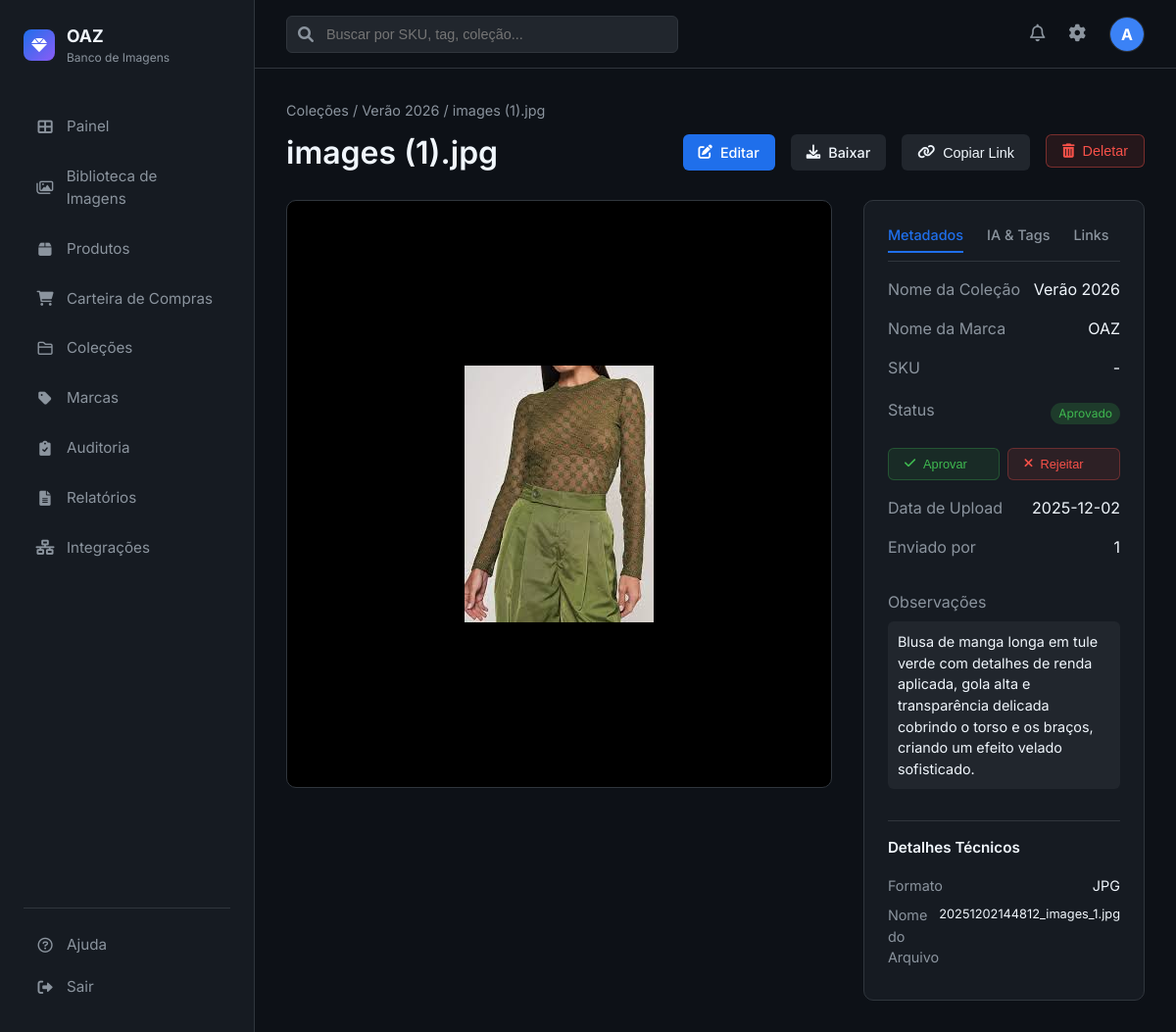
/image/4 (signed in), run on the app's committed database.
### app.py (models this page shows, shortened)
class User(UserMixin, db.Model):
    id = db.Column(db.Integer, primary_key=True)
    username = db.Column(db.String(80), unique=True, nullable=False)
    email = db.Column(db.String(120), unique=True, nullable=False)
    password_hash = db.Column(db.String(128))

class Collection(db.Model):
    id = db.Column(db.Integer, primary_key=True)
    name = db.Column(db.String(100), nullable=False)
    description = db.Column(db.Text)
    season = db.Column(db.String(50))  # Estação: Primavera/Verão, Outono/Inverno
    year = db.Column(db.Integer)  # Ano da coleção
    campanha = db.Column(db.String(100))  # Nome da campanha
    created_at = db.Column(db.DateTime, default=datetime.utcnow)
    images = db.relationship('Image', backref='collection', lazy=True)

class Image(db.Model):
    id = db.Column(db.Integer, primary_key=True)
    filename = db.Column(db.String(255), nullable=False)
    original_name = db.Column(db.String(255), nullable=False)
    storage_path = db.Column(db.String(500))  # Path in Object Storage (e.g., /bucket/images/file.jpg)
    description = db.Column(db.Text)
    sku = db.Column(db.String(50))
    brand_id = db.Column(db.Integer, db.ForeignKey('brand.id'))
    status = db.Column(db.String(20), default='Pendente')
    upload_date = db.Column(db.DateTime, default=datetime.utcnow)
    shooting_date = db.Column(db.Date)
    photographer = db.Column(db.String(100))
    unique_code = db.Column(db.String(50), unique=True)
    collection_id = db.Column(db.Integer, db.ForeignKey('collection.id'))
    uploader_id = db.Column(db.Integer, db.ForeignKey('user.id'))
    tags = db.Column(db.Text)
    ai_item_type = db.Column(db.String(100))
    ai_color = db.Column(db.String(50))
    ai_material = db.Column(db.String(100))
    ai_pattern = db.Column(db.String(50))
    ai_style = db.Column(db.String(50))
    items = db.relationship('ImageItem', backref='image', lazy=True, cascade='all, delete-orphan')
    @property
    def image_url(self):
        if self.storage_path:
            return self.storage_path
        return f"/static/uploads/{self.filename}"

class Brand(db.Model):
    id = db.Column(db.Integer, primary_key=True)
    name = db.Column(db.String(100), nullable=False, unique=True)
    description = db.Column(db.Text)
    created_at = db.Column(db.DateTime, default=datetime.utcnow)
    images = db.relationship('Image', backref='brand_ref', lazy=True)

### app.py (the view)
@app.route('/image/<int:id>')
@login_required
def image_detail(id):
    image = Image.query.get_or_404(id)
    try:
        image.tag_list = json.loads(image.tags) if image.tags else []
    except:
        image.tag_list = []
    for item in image.items:
        try:
            item.tag_list = json.loads(item.tags) if item.tags else []
        except:
            item.tag_list = []
    return render_template('images/detail.html', image=image)

### templates/images/detail.html (shortened to what this page needs)
{% extends "base.html" %}
{% block content %}
<div style="margin-bottom: 1.5rem;">
    <div style="font-size: 0.9rem; color: var(--text-secondary); margin-bottom: 0.5rem;">
        Coleções / {{ image.collection.name if image.collection else 'Sem Categoria' }} / {{ image.original_name }}
    </div>
    <div style="display: flex; justify-content: space-between; align-items: center;">
        <h1>{{ image.original_name }}</h1>
        <div style="display: flex; gap: 1rem;">
            <a href="{{ url_for('edit_image', id=image.id) }}" class="btn" style="background: var(--accent-blue); color: white;">
                <i class="fas fa-edit"></i> Editar
            </a>
            <a href="{{ image.image_url }}" download class="btn" style="background: var(--bg-tertiary); color: var(--text-primary);">
                <i class="fas fa-download"></i> Baixar
            </a>
            <button onclick="copyToClipboard('direct-url')" class="btn" style="background: var(--bg-tertiary); color: var(--text-primary);">
                <i class="fas fa-link"></i> Copiar Link
            </button>
            <form action="{{ url_for('delete_image', id=image.id) }}" method="POST" style="display: inline;"
                onsubmit="return confirm('Tem certeza que deseja deletar esta imagem? Esta ação não pode ser desfeita.');">
                <button type="submit" class="btn"
                    style="background: rgba(248, 81, 73, 0.1); color: #f85149; border: 1px solid rgba(248, 81, 73, 0.4);">
                    <i class="fas fa-trash-alt"></i> Deletar
                </button>
            </form>
        </div>
    </div>
</div>
<div style="display: grid; grid-template-columns: 2fr 1fr; gap: 2rem;">
    <div class="stat-card"
        style="padding: 0; overflow: hidden; display: flex; align-items: center; justify-content: center; background: black; height: 600px;">
        <img src="{{ image.image_url }}"
            style="max-width: 100%; max-height: 100%; object-fit: contain;">
    </div>
    <div class="stat-card">
        <div style="border-bottom: 1px solid var(--border-color); margin-bottom: 1rem; padding-bottom: 0.5rem;">
            <div style="display: flex; gap: 1.5rem; font-size: 0.9rem; font-weight: 500;">
                <span id="tab-metadata" class="tab-button active-tab"
                    style="cursor: pointer; padding-bottom: 6px; transition: all 0.3s; color: var(--accent-blue); border-bottom: 2px solid var(--accent-blue);"
                    onclick="switchTab('metadata')">Metadados</span>
                <span id="tab-ai" class="tab-button"
                    style="cursor: pointer; padding-bottom: 6px; transition: all 0.3s; color: var(--text-secondary); border-bottom: 2px solid transparent;"
                    onclick="switchTab('ai')">IA & Tags</span>
                <span id="tab-links" class="tab-button"
                    style="cursor: pointer; padding-bottom: 6px; transition: all 0.3s; color: var(--text-secondary); border-bottom: 2px solid transparent;"
                    onclick="switchTab('links')">Links</span>
            </div>
        </div>
        <div id="content-metadata" class="tab-content" style="display: flex; flex-direction: column; gap: 1rem;">
            <div style="display: flex; justify-content: space-between;">
                <span style="color: var(--text-secondary);">Nome da Coleção</span>
                <span>{{ image.collection.name if image.collection else '-' }}</span>
            </div>
            <div style="display: flex; justify-content: space-between;">
                <span style="color: var(--text-secondary);">Nome da Marca</span>
                <span>{{ image.brand_ref.name if image.brand_ref else '-' }}</span>
            </div>
            <div style="display: flex; justify-content: space-between;">
                <span style="color: var(--text-secondary);">SKU</span>
                <span>{{ image.sku or '-' }}</span>
            </div>
            <div style="display: flex; justify-content: space-between; align-items: center;">
                <span style="color: var(--text-secondary);">Status</span>
                <span class="status-badge status-{{ image.status.lower() }}">{{ image.status }}</span>
            </div>
            <div style="display: flex; gap: 0.5rem; margin-top: 0.5rem;">
                <form action="{{ url_for('update_image_status', id=image.id, status='Aprovado') }}" method="POST" style="flex: 1;">
                    <button type="submit" class="btn" style="width: 100%; background: rgba(63, 185, 80, 0.1); color: #3fb950; border: 1px solid rgba(63, 185, 80, 0.3); font-size: 0.8rem;">
                        <i class="fas fa-check"></i> Aprovar
                    </button>
                </form>
                <form action="{{ url_for('update_image_status', id=image.id, status='Rejeitado') }}" method="POST" style="flex: 1;">
                    <button type="submit" class="btn" style="width: 100%; background: rgba(248, 81, 73, 0.1); color: #f85149; border: 1px solid rgba(248, 81, 73, 0.3); font-size: 0.8rem;">
                        <i class="fas fa-times"></i> Rejeitar
                    </button>
                </form>
            </div>
            <div style="display: flex; justify-content: space-between;">
                <span style="color: var(--text-secondary);">Data de Upload</span>
                <span>{{ image.upload_date.strftime('%Y-%m-%d') }}</span>
            </div>
            <div style="display: flex; justify-content: space-between;">
                <span style="color: var(--text-secondary);">Enviado por</span>
                <span>{{ image.uploader_id }}</span>
            </div>
            <div style="margin-top: 1rem;">
                <span style="color: var(--text-secondary); display: block; margin-bottom: 0.5rem;">Observações</span>
                <div style="background: var(--bg-tertiary); padding: 10px; border-radius: 6px; font-size: 0.9rem;">
                    {{ image.description or 'Sem observações.' }}
                </div>
            </div>
            <div style="margin-top: 1rem; padding-top: 1rem; border-top: 1px solid var(--border-color);">
                <h4 style="font-size: 0.95rem; margin-bottom: 1rem;">Detalhes Técnicos</h4>
                <div style="display: flex; justify-content: space-between; margin-bottom: 0.5rem; font-size: 0.9rem;">
                    <span style="color: var(--text-secondary);">Formato</span>
                    <span>{{ image.filename.split('.')[-1].upper() }}</span>
                </div>
                <div style="display: flex; justify-content: space-between; margin-bottom: 0.5rem; font-size: 0.9rem;">
                    <span style="color: var(--text-secondary);">Nome do Arquivo</span>
                    <span style="font-size: 0.8rem;">{{ image.filename }}</span>
                </div>
            </div>
        </div>
    </div>
</div>
{% endblock %}

### templates/base.html (shortened to what this page needs)
<!DOCTYPE html>
<html lang="pt-BR">
<head>
    <link rel="stylesheet" href="{{ url_for('static', filename='css/style.css') }}">
    <link href="https://cdnjs.cloudflare.com/ajax/libs/font-awesome/6.0.0/css/all.min.css" rel="stylesheet">
</head>
<body>
    <div class="app-container">
        <aside class="sidebar">
            <div class="logo-area">
                <div class="logo-icon">
                    <i class="fas fa-gem"></i>
                </div>
                <div>
                    <div style="font-weight: 700; font-size: 1.1rem;">OAZ</div>
                    <div style="font-size: 0.75rem; color: var(--text-secondary);">Banco de Imagens</div>
                </div>
            </div>
            <nav class="nav-menu">
                <a href="{{ url_for('dashboard') }}"
                    class="nav-item {% if request.endpoint == 'dashboard' %}active{% endif %}">
                    <i class="fas fa-th-large"></i>
                    <span>Painel</span>
                </a>
                <a href="{{ url_for('catalog') }}"
                    class="nav-item {% if request.endpoint == 'catalog' %}active{% endif %}">
                    <i class="far fa-images"></i>
                    <span>Biblioteca de Imagens</span>
                </a>
                <a href="{{ url_for('produtos') }}"
                    class="nav-item {% if request.endpoint in ['produtos', 'new_produto', 'edit_produto'] %}active{% endif %}">
                    <i class="fas fa-box"></i>
                    <span>Produtos</span>
                </a>
                <a href="{{ url_for('carteira') }}"
                    class="nav-item {% if request.endpoint in ['carteira', 'importar_carteira'] %}active{% endif %}">
                    <i class="fas fa-shopping-cart"></i>
                    <span>Carteira de Compras</span>
                </a>
                <a href="{{ url_for('collections') }}"
                    class="nav-item {% if request.endpoint == 'collections' %}active{% endif %}">
                    <i class="far fa-folder"></i>
                    <span>Coleções</span>
                </a>
                <a href="{{ url_for('brands') }}"
                    class="nav-item {% if request.endpoint == 'brands' %}active{% endif %}">
                    <i class="fas fa-tag"></i>
                    <span>Marcas</span>
                </a>
                <a href="{{ url_for('auditoria') }}"
                    class="nav-item {% if request.endpoint in ['auditoria', 'historico_sku', 'skus_pendentes'] %}active{% endif %}">
                    <i class="fas fa-clipboard-check"></i>
                    <span>Auditoria</span>
                </a>
                <a href="{{ url_for('reports') }}"
                    class="nav-item {% if request.endpoint == 'reports' %}active{% endif %}">
                    <i class="fas fa-file-alt"></i>
                    <span>Relatórios</span>
                </a>
                <a href="{{ url_for('integrations') }}"
                    class="nav-item {% if request.endpoint == 'integrations' %}active{% endif %}">
                    <i class="fas fa-network-wired"></i>
                    <span>Integrações</span>
                </a>
            </nav>
            <div class="bottom-menu">
                <a href="#" class="nav-item">
                    <i class="far fa-question-circle"></i>
                    <span>Ajuda</span>
                </a>
                <a href="{{ url_for('logout') }}" class="nav-item">
                    <i class="fas fa-sign-out-alt"></i>
                    <span>Sair</span>
                </a>
            </div>
        </aside>
        <main class="main-content">
            <header class="top-header">
                <div class="search-bar">
                    <i class="fas fa-search"></i>
                    <input type="text" placeholder="Buscar por SKU, tag, coleção...">
                </div>
                <div class="header-actions">
                    <button class="icon-btn"><i class="far fa-bell"></i></button>
                    <a href="{{ url_for('settings') }}" class="icon-btn"><i class="fas fa-cog"></i></a>
                    <div class="user-profile">
                        <div
                            style="width:100%; height:100%; background:#3b82f6; display:flex; align-items:center; justify-content:center; color:white; font-weight:bold;">
                            {{ current_user.username[0].upper() }}
                        </div>
                    </div>
                </div>
            </header>
            <div class="content-scroll">
                {% block content %}{% endblock %}
            </div>
        </main>
    </div>
</body>
</html>

### data on the page
User: username "A"
Collection: collection "Verão 2026"
Image: original_name "images (1).jpg", image_url (picture), sku "-", status "Aprovado", upload_date "2025-12-02", uploader_id "1", description "Blusa de manga longa em tule verde com detalhes de renda aplicada, gola alta e transparência delicada cobrindo o torso e os braços, criando um efeito velado sofisticado.", filename.split "JPG", filename "20251202144812_images_1.jpg"
Brand: brand_ref "OAZ"
